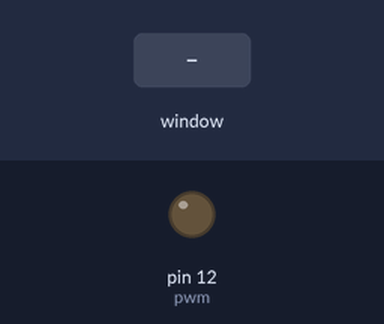
This program was run on a simulated Raspberry Pi (header pin numbers). Parts: output pins drawn as LEDs (lit = HIGH). Dashed ring = blinking. Inputs (shaded band) come from the test bench. The desktop window is not drawn, its controls go by their first labels and the mouse button is held 0.15 s.

Above: at 1.2 s.
1.3 s: control labelled "blink" in the window clicked
At 1.8 s:
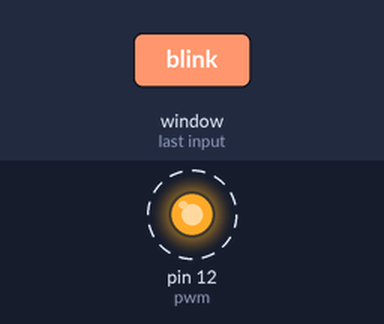
Timing chart, 0 to 10.3 s (numbered marks = the images above; inputs shaded):
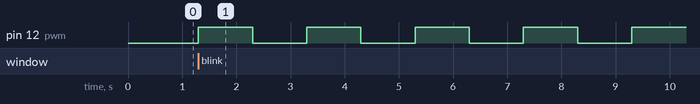

Measured:
- after the input at 1.3 s, pin 12 (pwm): alternates HIGH for 1.0 s and LOW for 1.0 s, starting at once

The program:

gui_based_led_operations.py
```python
import tkinter as tk
import RPi. GPIO as GPIO
import time
import math
GPIO.setmode(GPIO.BOARD)
GPIO.setwarnings(False)
GPIO.setup(12, GPIO.OUT)
root = tk.Tk()

def on():
    GPIO.output(12, True)

def off():
    GPIO.output(12, False)

def Blink():
    for i in range(20):
        GPIO.output(12, True)
        time.sleep(1)
        GPIO.output(12, False)
        time.sleep(1)
    print("end of blink")

def Pwm():
    pwm = GPIO.PWM(12, 100)
    dc = 0
    pwm.start(dc)
    for i in range(100):
        pwm.ChangeDutyCycle(int(math.sin(i/10*math.pi)*10+10))
        time.sleep(0.05)
    print("end of pwm")

button1 = tk.Button(root,text="on",command = on)
button1.pack()
button2 = tk.Button(root,text="off",command = off)
button2.pack()
button3 = tk.Button(root,text="blink",command = Blink)
button3.pack()
button4 = tk.Button(root,text="pwm",command = Pwm)
button4.pack()
button5 = tk.Button(root,text="quit",command = root.destroy)
button5.pack()

root.mainloop()


    
```
